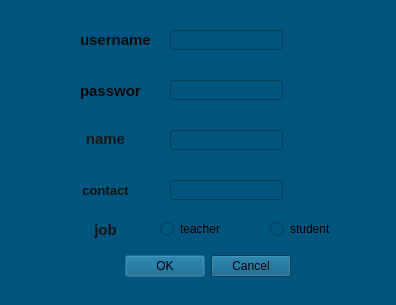
<?xml version="1.0" encoding="UTF-8"?>
<ui version="4.0">
 <class>signup</class>
 <widget class="QDialog" name="signup">
  <property name="geometry">
   <rect>
    <x>0</x>
    <y>0</y>
    <width>396</width>
    <height>305</height>
   </rect>
  </property>
  <property name="windowTitle">
   <string>signup</string>
  </property>
  <property name="styleSheet">
   <string notr="true">background-color: rgb(0, 85, 127);</string>
  </property>
  <widget class="QDialogButtonBox" name="buttonBox">
   <property name="geometry">
    <rect>
     <x>-50</x>
     <y>250</y>
     <width>341</width>
     <height>32</height>
    </rect>
   </property>
   <property name="font">
    <font>
     <pointsize>11</pointsize>
    </font>
   </property>
   <property name="orientation">
    <enum>Qt::Horizontal</enum>
   </property>
   <property name="standardButtons">
    <set>QDialogButtonBox::Cancel|QDialogButtonBox::Ok</set>
   </property>
  </widget>
  <widget class="QLineEdit" name="usename1">
   <property name="geometry">
    <rect>
     <x>170</x>
     <y>30</y>
     <width>113</width>
     <height>20</height>
    </rect>
   </property>
  </widget>
  <widget class="QLineEdit" name="password1">
   <property name="geometry">
    <rect>
     <x>170</x>
     <y>80</y>
     <width>113</width>
     <height>20</height>
    </rect>
   </property>
   <property name="echoMode">
    <enum>QLineEdit::Password</enum>
   </property>
  </widget>
  <widget class="QLineEdit" name="name1">
   <property name="geometry">
    <rect>
     <x>170</x>
     <y>130</y>
     <width>113</width>
     <height>20</height>
    </rect>
   </property>
  </widget>
  <widget class="QLabel" name="label">
   <property name="geometry">
    <rect>
     <x>80</x>
     <y>30</y>
     <width>81</width>
     <height>21</height>
    </rect>
   </property>
   <property name="text">
    <string>&lt;html&gt;&lt;head/&gt;&lt;body&gt;&lt;p&gt;&lt;span style=&quot; font-size:11pt; font-weight:700; color:#0d0d0d;&quot;&gt;username&lt;/span&gt;&lt;/p&gt;&lt;/body&gt;&lt;/html&gt;</string>
   </property>
  </widget>
  <widget class="QLabel" name="label_2">
   <property name="geometry">
    <rect>
     <x>80</x>
     <y>81</y>
     <width>61</width>
     <height>20</height>
    </rect>
   </property>
   <property name="text">
    <string>&lt;html&gt;&lt;head/&gt;&lt;body&gt;&lt;p&gt;&lt;span style=&quot; font-size:11pt; font-weight:700; color:#080808;&quot;&gt;password&lt;/span&gt;&lt;/p&gt;&lt;/body&gt;&lt;/html&gt;</string>
   </property>
  </widget>
  <widget class="QLabel" name="label_3">
   <property name="geometry">
    <rect>
     <x>80</x>
     <y>130</y>
     <width>51</width>
     <height>16</height>
    </rect>
   </property>
   <property name="text">
    <string>&lt;html&gt;&lt;head/&gt;&lt;body&gt;&lt;p align=&quot;center&quot;&gt;&lt;span style=&quot; font-size:11pt; font-weight:700; color:#181818;&quot;&gt;name&lt;/span&gt;&lt;/p&gt;&lt;/body&gt;&lt;/html&gt;</string>
   </property>
  </widget>
  <widget class="QLabel" name="label_4">
   <property name="geometry">
    <rect>
     <x>80</x>
     <y>220</y>
     <width>51</width>
     <height>21</height>
    </rect>
   </property>
   <property name="text">
    <string>&lt;html&gt;&lt;head/&gt;&lt;body&gt;&lt;p align=&quot;center&quot;&gt;&lt;span style=&quot; font-size:11pt; font-weight:700; color:#131313;&quot;&gt;job&lt;/span&gt;&lt;/p&gt;&lt;/body&gt;&lt;/html&gt;</string>
   </property>
  </widget>
  <widget class="QRadioButton" name="isteacher">
   <property name="geometry">
    <rect>
     <x>160</x>
     <y>220</y>
     <width>73</width>
     <height>18</height>
    </rect>
   </property>
   <property name="text">
    <string>teacher</string>
   </property>
  </widget>
  <widget class="QRadioButton" name="isstudent">
   <property name="geometry">
    <rect>
     <x>270</x>
     <y>220</y>
     <width>73</width>
     <height>18</height>
    </rect>
   </property>
   <property name="text">
    <string>student</string>
   </property>
  </widget>
  <widget class="QLabel" name="label_5">
   <property name="geometry">
    <rect>
     <x>70</x>
     <y>180</y>
     <width>71</width>
     <height>21</height>
    </rect>
   </property>
   <property name="text">
    <string>&lt;html&gt;&lt;head/&gt;&lt;body&gt;&lt;p align=&quot;center&quot;&gt;&lt;span style=&quot; font-size:10pt; font-weight:700; color:#0f0f0f;&quot;&gt;contact&lt;/span&gt;&lt;/p&gt;&lt;/body&gt;&lt;/html&gt;</string>
   </property>
  </widget>
  <widget class="QLineEdit" name="contact">
   <property name="geometry">
    <rect>
     <x>170</x>
     <y>180</y>
     <width>113</width>
     <height>20</height>
    </rect>
   </property>
  </widget>
 </widget>
 <resources/>
 <connections>
  <connection>
   <sender>buttonBox</sender>
   <signal>accepted()</signal>
   <receiver>signup</receiver>
   <slot>accept()</slot>
   <hints>
    <hint type="sourcelabel">
     <x>248</x>
     <y>254</y>
    </hint>
    <hint type="destinationlabel">
     <x>157</x>
     <y>274</y>
    </hint>
   </hints>
  </connection>
  <connection>
   <sender>buttonBox</sender>
   <signal>rejected()</signal>
   <receiver>signup</receiver>
   <slot>reject()</slot>
   <hints>
    <hint type="sourcelabel">
     <x>316</x>
     <y>260</y>
    </hint>
    <hint type="destinationlabel">
     <x>286</x>
     <y>274</y>
    </hint>
   </hints>
  </connection>
 </connections>
</ui>
